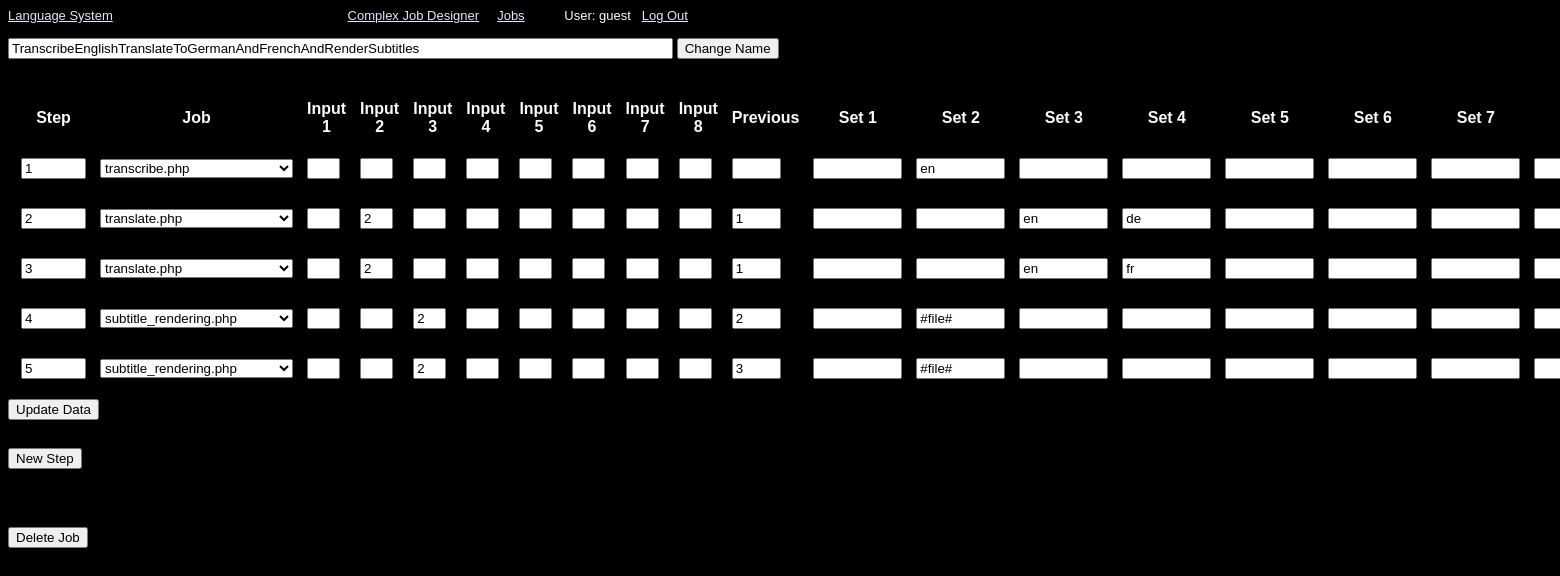
/designer.php?name=TranscribeEnglishTranslateToGermanAndFrenchAndRenderSubtitles (signed in), run on the app's committed database.
### tables this page shows
CREATE TABLE `users` (
  `id` int(11) NOT NULL AUTO_INCREMENT,
  `name` varchar(256) DEFAULT NULL,
  `password` varchar(256) DEFAULT NULL,
  `type` varchar(1) DEFAULT 'u',
  PRIMARY KEY (`id`)
);

CREATE TABLE `complex` (
  `id` int(11) NOT NULL AUTO_INCREMENT,
  `name` varchar(256) DEFAULT NULL,
  `step` int(11) DEFAULT NULL,
  `job` varchar(256) DEFAULT NULL,
  `input1` varchar(1) DEFAULT NULL,
  `input2` varchar(1) DEFAULT NULL,
  `input3` varchar(1) DEFAULT NULL,
  `input4` varchar(1) DEFAULT NULL,
  `input5` varchar(1) DEFAULT NULL,
  `input6` varchar(1) DEFAULT NULL,
  `input7` varchar(1) DEFAULT NULL,
  `input8` varchar(1) DEFAULT NULL,
  `previous` varchar(8) DEFAULT NULL,
  `set1` varchar(256) DEFAULT NULL,
  `set2` varchar(256) DEFAULT NULL,
  `set3` varchar(256) DEFAULT NULL,
  `set4` varchar(256) DEFAULT NULL,
  `set5` varchar(256) DEFAULT NULL,
  `set6` varchar(256) DEFAULT NULL,
  `set7` varchar(256) DEFAULT NULL,
  `set8` varchar(256) DEFAULT NULL,
  PRIMARY KEY (`id`)
);

### src/session.php (called while the page is built, shortened)
<?php
   include('database.php');
   $user_check = $_SESSION['login_user'];
   $ses_sql = mysqli_query($database,"select name, type, id from users where name = '$user_check' ");
   $row = mysqli_fetch_array($ses_sql,MYSQLI_ASSOC);
   $login_session = $row['name'];
?>

### src/designer.php (the view, shortened to what this page needs)
<html>
	<head>
		<link rel="stylesheet" type="text/css" href="main.css">
	</head>
	<body bgcolor="#000000" text="#fbfbfb" link="#dfe7ff" VLINK="#f7e1ff" ALINK="#ffe1e2">
		<font face="Century Gothic,Avant Garde,Apple Gothic,AppleGothic,URW Gothic L,Avant Garde,Futura,sans-serif" SIZE="-1">
			<?php
			include 'database.php';
			include('session.php');
			include('navigation.php');
			?>
			<br /><br />
			<form action="" method="POST">
				<input type="text" size="80" name="newname" value="<?php echo $_GET['name'];?>">
				<input type="submit" name="Sub" value="Change Name">
			</form>
			<br />
			<form action="" method="POST">
			<table cellspacing="12">
				<tr>
					<th>
						Step
					</th>
					<th>
						Job
					</th>
					<th>
						Input 1
					</th>
					<th>
						Input 2
					</th>
					<th>
						Input 3
					</th>
					<th>
						Input 4
					</th>
					<th>
						Input 5
					</th>
					<th>
						Input 6
					</th>
					<th>
						Input 7
					</th>
					<th>
						Input 8
					</th>
					<th>
						Previous
					</th>
					<th>
						Set 1
					</th>
					<th>
						Set 2
					</th>
					<th>
						Set 3
					</th>
					<th>
						Set 4
					</th>
					<th>
						Set 5
					</th>
					<th>
						Set 6
					</th>
					<th>
						Set 7
					</th>
					<th>
					</th>
				</tr>
			<?php
			$result = mysqli_query($database, "SELECT * FROM complex WHERE name='".$_GET['name']."' ORDER BY id");
			while ($row = mysqli_fetch_array($result, MYSQLI_NUM)) {
				echo '<tr><td>';
				echo '<input type="text" size="5" name="step'.$row[0].'" value="'.$row[2].'"></td>
				<td>
				<select name="job'.$row[0].'">
					<option value="'.$row[3].'">'.$row[3].'</option>';
				echo '</select>
				</td>
				<td><input type="text" size="1" name="input1_'.$row[0].'" value="'.$row[4].'"></td>
				<td><input type="text" size="1" name="input2_'.$row[0].'" value="'.$row[5].'"></td>
				<td><input type="text" size="1" name="input3_'.$row[0].'" value="'.$row[6].'"></td>
				<td><input type="text" size="1" name="input4_'.$row[0].'" value="'.$row[7].'"></td>
				<td><input type="text" size="1" name="input5_'.$row[0].'" value="'.$row[8].'"></td>
				<td><input type="text" size="1" name="input6_'.$row[0].'" value="'.$row[9].'"></td>
				<td><input type="text" size="1" name="input7_'.$row[0].'" value="'.$row[10].'"></td>
				<td><input type="text" size="1" name="input8_'.$row[0].'" value="'.$row[11].'"></td>
				<td><input type="text" size="3" name="previous'.$row[0].'" value="'.$row[12].'"></td>
				<td><input type="text" size="8" name="set1_'.$row[0].'" value="'.$row[13].'"></td>
				<td><input type="text" size="8" name="set2_'.$row[0].'" value="'.$row[14].'"></td>
				<td><input type="text" size="8" name="set3_'.$row[0].'" value="'.$row[15].'"></td>
				<td><input type="text" size="8" name="set4_'.$row[0].'" value="'.$row[16].'"></td>
				<td><input type="text" size="8" name="set5_'.$row[0].'" value="'.$row[17].'"></td>
				<td><input type="text" size="8" name="set6_'.$row[0].'" value="'.$row[18].'"></td>
				<td><input type="text" size="8" name="set7_'.$row[0].'" value="'.$row[19].'"></td>
				<td><input type="text" size="8" name="set8_'.$row[0].'" value="'.$row[20].'"></td>
				<td><button><a class="complex" href="?name='.$_GET['name'].'&remove=yes&row='.$row[0].'">Remove Step</a></button></td>';
				echo '</tr>';
			}
			?>
			</table>
				<input type="submit" name="Sub" value="Update Data">
			</form>
			<br />
			<form action="" method="POST">
				<input type="submit" name="Sub" value="New Step">
			</form>
			<br /><br /><br />
			<form action="" method="POST">
				<input type="submit" name="Sub" value="Delete Job">
			</form>
		</font>
	</body>
</html>

### src/navigation.php (shortened to what this page needs)
<a href="index.php">Language System</a><a href="designer_menu.php">Complex Job Designer</a><a href="job_list.php">Jobs</a>
&nbsp;&nbsp;&nbsp;&nbsp;&nbsp;&nbsp;&nbsp;&nbsp;&nbsp;
User: <?php echo $login_session; ?>&nbsp;&nbsp;
<a href="logout.php">Log Out</a>

### data on the page
users: name "guest"
complex: step "1", job+id "transcribe.php", set2 "en"
complex: step "2", job+id "translate.php", input2 "2", previous "1", set3 "en", set4 "de"
complex: step "3", job+id "translate.php", input2 "2", previous "1", set3 "en", set4 "fr"
complex: step "4", job+id "subtitle_rendering.php", input3 "2", previous "2", set2 "#file#"
complex: step "5", job+id "subtitle_rendering.php", input3 "2", previous "3", set2 "#file#"
